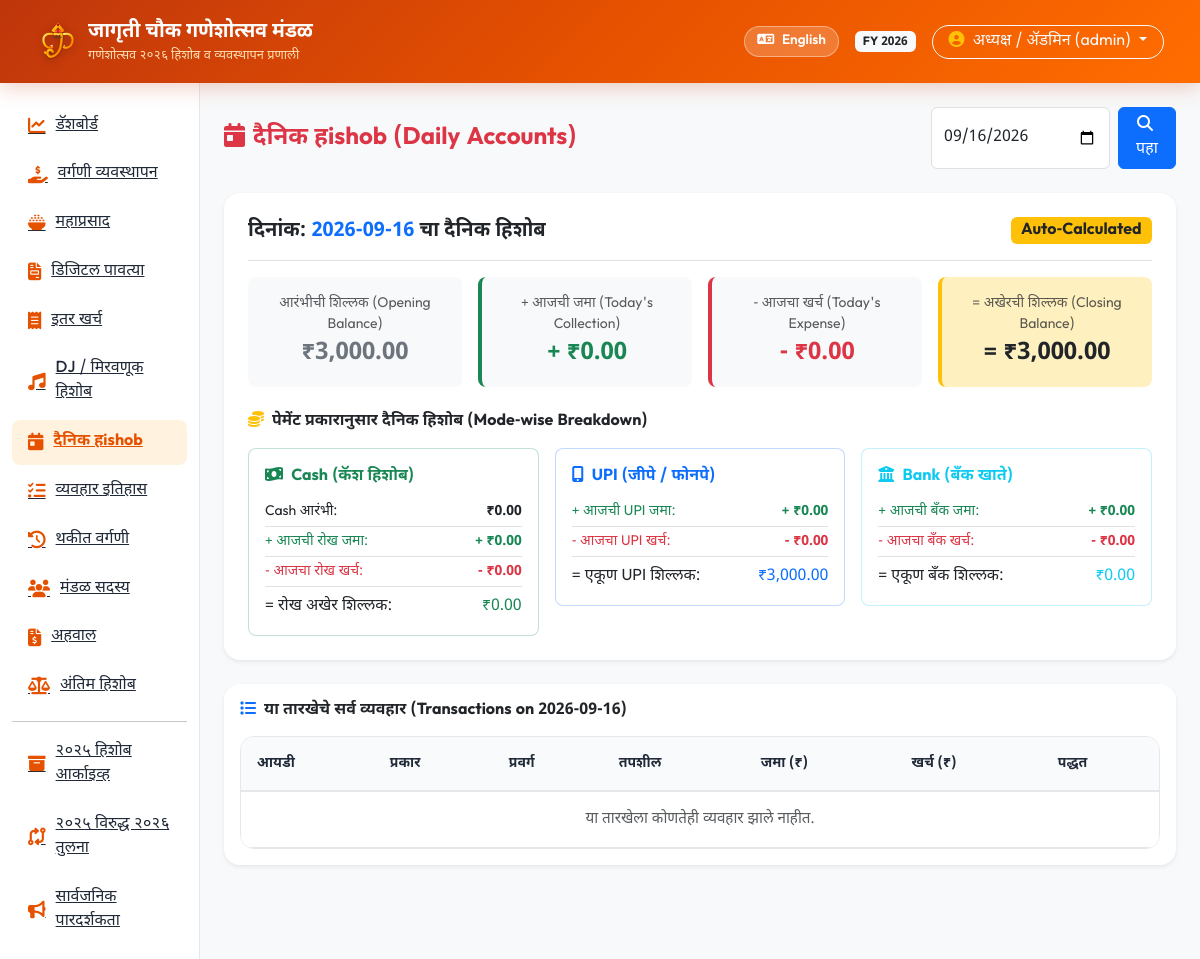
Page /daily-accounts (signed in) on the earlier database version.
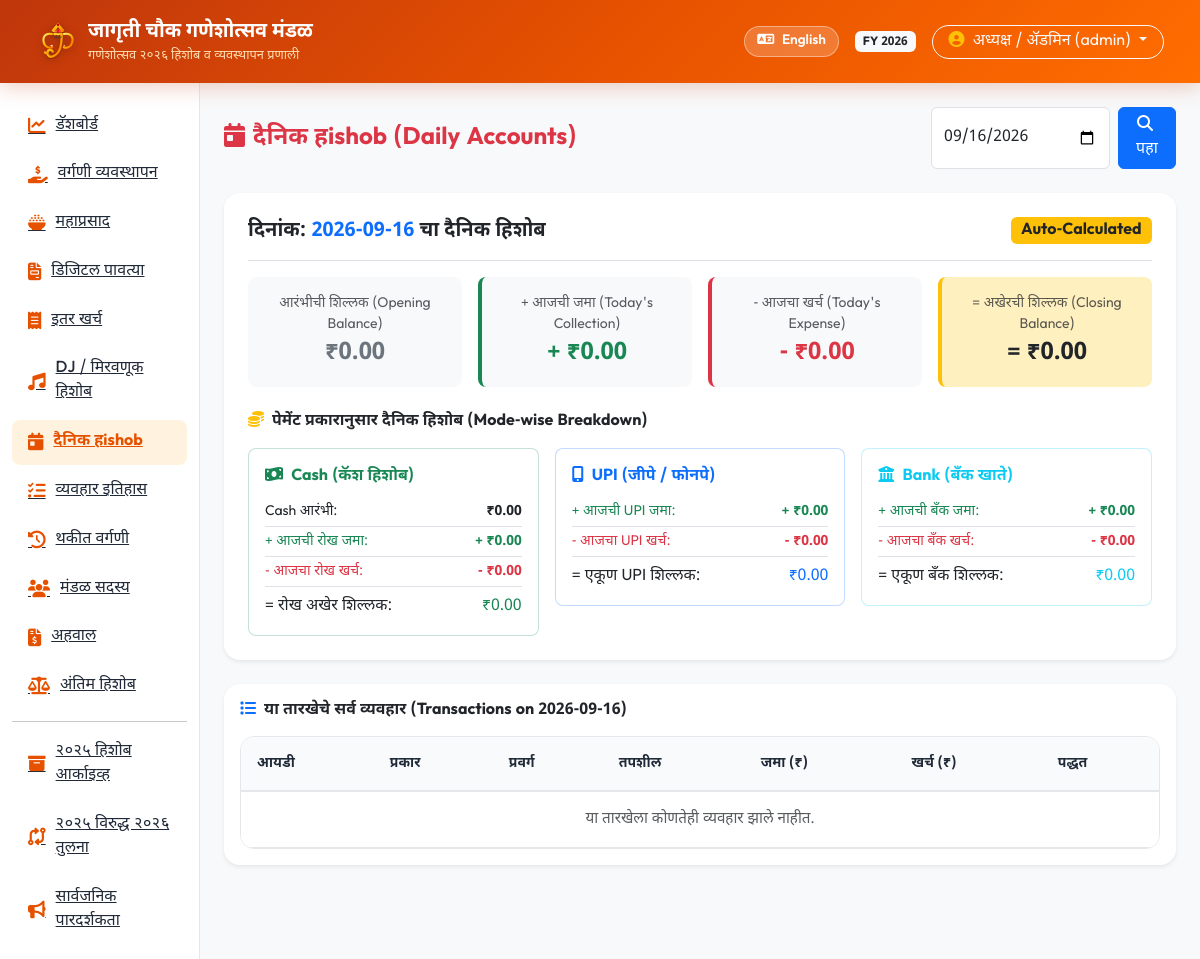
Same page on the later database version.
### tables this page shows
CREATE TABLE transactions (
    id INTEGER PRIMARY KEY AUTOINCREMENT,
    year_label TEXT NOT NULL DEFAULT '2026',
    transaction_id TEXT UNIQUE NOT NULL,
    date DATE NOT NULL,
    type TEXT NOT NULL, -- INCOME, EXPENSE
    module TEXT NOT NULL, -- VARGANI, MAHAPRASAD_DONATION, MAHAPRASAD_EXPENSE, OTHER_EXPENSE, DJ_INCOME, DJ_EXPENSE
    category TEXT NOT NULL,
    description TEXT,
    income_amount DECIMAL(12,2) DEFAULT 0.00,
    expense_amount DECIMAL(12,2) DEFAULT 0.00,
    payment_method TEXT NOT NULL,
    reference_no TEXT,
    created_by TEXT,
    created_at TIMESTAMP DEFAULT CURRENT_TIMESTAMP
);

### routes/daily_accounts.py (the view)
@daily_bp.route('/daily-accounts')
@login_required
def index():
    selected_date_str = request.args.get('date', date.today().isoformat())
    year = get_active_financial_year()
    prior_income = float(query_db("SELECT SUM(income_amount) as total FROM transactions WHERE year_label=? AND date < ?", (year, selected_date_str), one=True)['total'] or 0)
    prior_expense = float(query_db("SELECT SUM(expense_amount) as total FROM transactions WHERE year_label=? AND date < ?", (year, selected_date_str), one=True)['total'] or 0)
    opening_balance = prior_income - prior_expense
    cash_prior_inc = float(query_db("SELECT SUM(income_amount) as total FROM transactions WHERE year_label=? AND payment_method='Cash' AND date < ?", (year, selected_date_str), one=True)['total'] or 0)
    cash_prior_exp = float(query_db("SELECT SUM(expense_amount) as total FROM transactions WHERE year_label=? AND payment_method='Cash' AND date < ?", (year, selected_date_str), one=True)['total'] or 0)
    cash_opening = cash_prior_inc - cash_prior_exp
    today_cash_inc = float(query_db("SELECT SUM(income_amount) as total FROM transactions WHERE year_label=? AND payment_method='Cash' AND date = ?", (year, selected_date_str), one=True)['total'] or 0)
    today_cash_exp = float(query_db("SELECT SUM(expense_amount) as total FROM transactions WHERE year_label=? AND payment_method='Cash' AND date = ?", (year, selected_date_str), one=True)['total'] or 0)
    cash_closing = cash_opening + today_cash_inc - today_cash_exp
    today_upi_inc = float(query_db("SELECT SUM(income_amount) as total FROM transactions WHERE year_label=? AND payment_method='UPI' AND date = ?", (year, selected_date_str), one=True)['total'] or 0)
    today_upi_exp = float(query_db("SELECT SUM(expense_amount) as total FROM transactions WHERE year_label=? AND payment_method='UPI' AND date = ?", (year, selected_date_str), one=True)['total'] or 0)
    total_upi_inc = float(query_db("SELECT SUM(income_amount) as total FROM transactions WHERE year_label=? AND payment_method='UPI' AND date <= ?", (year, selected_date_str), one=True)['total'] or 0)
    total_upi_exp = float(query_db("SELECT SUM(expense_amount) as total FROM transactions WHERE year_label=? AND payment_method='UPI' AND date <= ?", (year, selected_date_str), one=True)['total'] or 0)
    upi_balance = total_upi_inc - total_upi_exp
    today_bank_inc = float(query_db("SELECT SUM(income_amount) as total FROM transactions WHERE year_label=? AND payment_method='Bank' AND date = ?", (year, selected_date_str), one=True)['total'] or 0)
    today_bank_exp = float(query_db("SELECT SUM(expense_amount) as total FROM transactions WHERE year_label=? AND payment_method='Bank' AND date = ?", (year, selected_date_str), one=True)['total'] or 0)
    total_bank_inc = float(query_db("SELECT SUM(income_amount) as total FROM transactions WHERE year_label=? AND payment_method='Bank' AND date <= ?", (year, selected_date_str), one=True)['total'] or 0)
    total_bank_exp = float(query_db("SELECT SUM(expense_amount) as total FROM transactions WHERE year_label=? AND payment_method='Bank' AND date <= ?", (year, selected_date_str), one=True)['total'] or 0)
    bank_balance = total_bank_inc - total_bank_exp
    today_income = today_cash_inc + today_upi_inc + today_bank_inc
    today_expenses = today_cash_exp + today_upi_exp + today_bank_exp
    closing_balance = opening_balance + today_income - today_expenses
    today_transactions = query_db("SELECT * FROM transactions WHERE year_label=? AND date=? ORDER BY id DESC", (year, selected_date_str))
    recent_daily_summary = query_db("""
        SELECT date,
               SUM(income_amount) as total_inc,
               SUM(expense_amount) as total_exp,
               COUNT(*) as tx_count
        FROM transactions
        WHERE year_label=?
        GROUP BY date
        ORDER BY date DESC
        LIMIT 15
    """, (year,))
    daily_data = {
        'date': selected_date_str,
        'opening_balance': opening_balance,
        'today_income': today_income,
        'today_expenses': today_expenses,
        'closing_balance': closing_balance,
        'cash_opening': cash_opening,
        'today_cash_inc': today_cash_inc,
        'today_cash_exp': today_cash_exp,
        'cash_closing': cash_closing,
        'today_upi_inc': today_upi_inc,
        'today_upi_exp': today_upi_exp,
        'upi_balance': upi_balance,
        'today_bank_inc': today_bank_inc,
        'today_bank_exp': today_bank_exp,
        'bank_balance': bank_balance
    }
    return render_template('daily/index.html', daily_data=daily_data, today_transactions=today_transactions, recent_summary=recent_daily_summary, selected_date=selected_date_str)

### database.py (called while the page is built)
def is_mysql_configured():
    if Config.DATABASE_URL:
        db_url = Config.DATABASE_URL.lower()
        if db_url.startswith('mysql') or 'mysql' in db_url:
            return True
    if Config.DB_HOST and Config.DB_NAME and Config.DB_USER:
        return True
    return False

def get_db_connection():
    if is_mysql_configured():
        if not HAS_PYMYSQL:
            raise ImportError("PyMySQL is not installed. Please add pymysql or cryptography to your requirements.")
        params = parse_mysql_params()
        conn = pymysql.connect(
            host=params['host'],
            port=params['port'],
            user=params['user'],
            password=params['password'],
            database=params['database'],
            charset=params['charset'],
            cursorclass=pymysql.cursors.DictCursor,
            autocommit=True
        )
        return conn
    else:
        conn = sqlite3.connect(Config.DATABASE_PATH)
        conn.row_factory = sqlite3.Row
        return conn

### utils/translations.py (called while the page is built)
def get_translation(key, lang='mr'):
    lang = lang if lang in TRANSLATIONS else 'mr'
    return TRANSLATIONS[lang].get(key, TRANSLATIONS['en'].get(key, key))

### templates/daily/index.html (shortened to what the changed rows need)
{% extends 'base.html' %}
{% block content %}
<div class="card border-0 shadow-sm rounded-4 p-4 mb-4 bg-white">
    <div class="row text-center g-3 mb-4">
        <div class="col-md-3">
            <div class="p-3 bg-light rounded-3">
                <div class="small text-muted font-weight-bold">आरंभीची शिल्लक (Opening Balance)</div>
                <div class="fs-4 fw-bold text-secondary">₹{{ "{:,.2f}".format(daily_data.opening_balance) }}</div>
            </div>
        </div>
        <div class="col-md-3">
            <div class="p-3 bg-warning bg-opacity-25 rounded-3 border-start border-warning border-4">
                <div class="small text-muted font-weight-bold">= अखेरची शिल्लक (Closing Balance)</div>
                <div class="fs-4 fw-bold text-dark">= ₹{{ "{:,.2f}".format(daily_data.closing_balance) }}</div>
            </div>
        </div>
    </div>
    <div class="row g-3">
        <div class="col-md-4">
            <div class="card border border-primary border-opacity-25 rounded-3 p-3 bg-white">
                <div class="d-flex justify-content-between font-weight-bold pt-2 fs-6">
                    <span>= एकूण UPI शिल्लक:</span> <span class="text-primary">₹{{ "{:,.2f}".format(daily_data.upi_balance) }}</span>
                </div>
            </div>
        </div>
    </div>
</div>
<div class="card border-0 shadow-sm rounded-4 p-3">
    <div class="table-responsive">
        <table class="table table-mandal mb-0">
            <thead>
                <tr>
                    <th>आयडी</th>
                    <th>प्रकार</th>
                    <th>प्रवर्ग</th>
                    <th>तपशील</th>
                    <th>जमा (₹)</th>
                    <th>खर्च (₹)</th>
                    <th>पद्धत</th>
                </tr>
            </thead>
        </table>
    </div>
</div>
{% endblock %}

### templates/base.html (shortened to what the changed rows need)
<!DOCTYPE html>
<html lang="{{ lang }}">
<head>
    <link href="https://cdn.jsdelivr.net/npm/bootstrap@5.3.3/dist/css/bootstrap.min.css" rel="stylesheet">
    <link rel="stylesheet" href="https://cdnjs.cloudflare.com/ajax/libs/font-awesome/6.5.2/css/all.min.css">
    <link rel="stylesheet" href="{{ url_for('static', filename='css/custom.css') }}">
</head>
<body>
    <nav class="navbar navbar-expand-lg navbar-dark navbar-mandal sticky-top">
        <div class="container-fluid">
            <div class="d-flex align-items-center gap-3 ms-auto">
                {% if session.get('user_id') %}
                <span class="badge bg-light text-dark">FY {{ active_financial_year }}</span>
                <div class="dropdown">
                    <button class="btn btn-outline-light dropdown-toggle rounded-pill px-3 py-1 font-weight-bold" type="button" data-bs-toggle="dropdown">
                        <i class="fa-solid fa-circle-user me-1 text-warning"></i> {{ current_user_name }} ({{ current_user_role }})
                    </button>
                </div>
                {% endif %}
            </div>
        </div>
    </nav>
    <div class="container-fluid">
        <div class="row">
            {% if session.get('user_id') %}
            <div class="col-lg-10 p-4 main-content">
            {% else %}
            <div class="col-12 p-4">
            {% endif %}
                {% block content %}{% endblock %}
            </div>
        </div>
    </div>
</body>
</html>

Differences in the rows shown:
removed transactions: created_by "admin"
Other differences:
{{ current_user_role }}: (not shown) → "admin"
{{ "{:,.2f}".format(daily_data.opening_balance) }}: "3,000.00" → "0.00"
{{ "{:,.2f}".format(daily_data.closing_balance) }}: "3,000.00" → "0.00"
{{ "{:,.2f}".format(daily_data.upi_balance) }}: "3,000.00" → "0.00"
